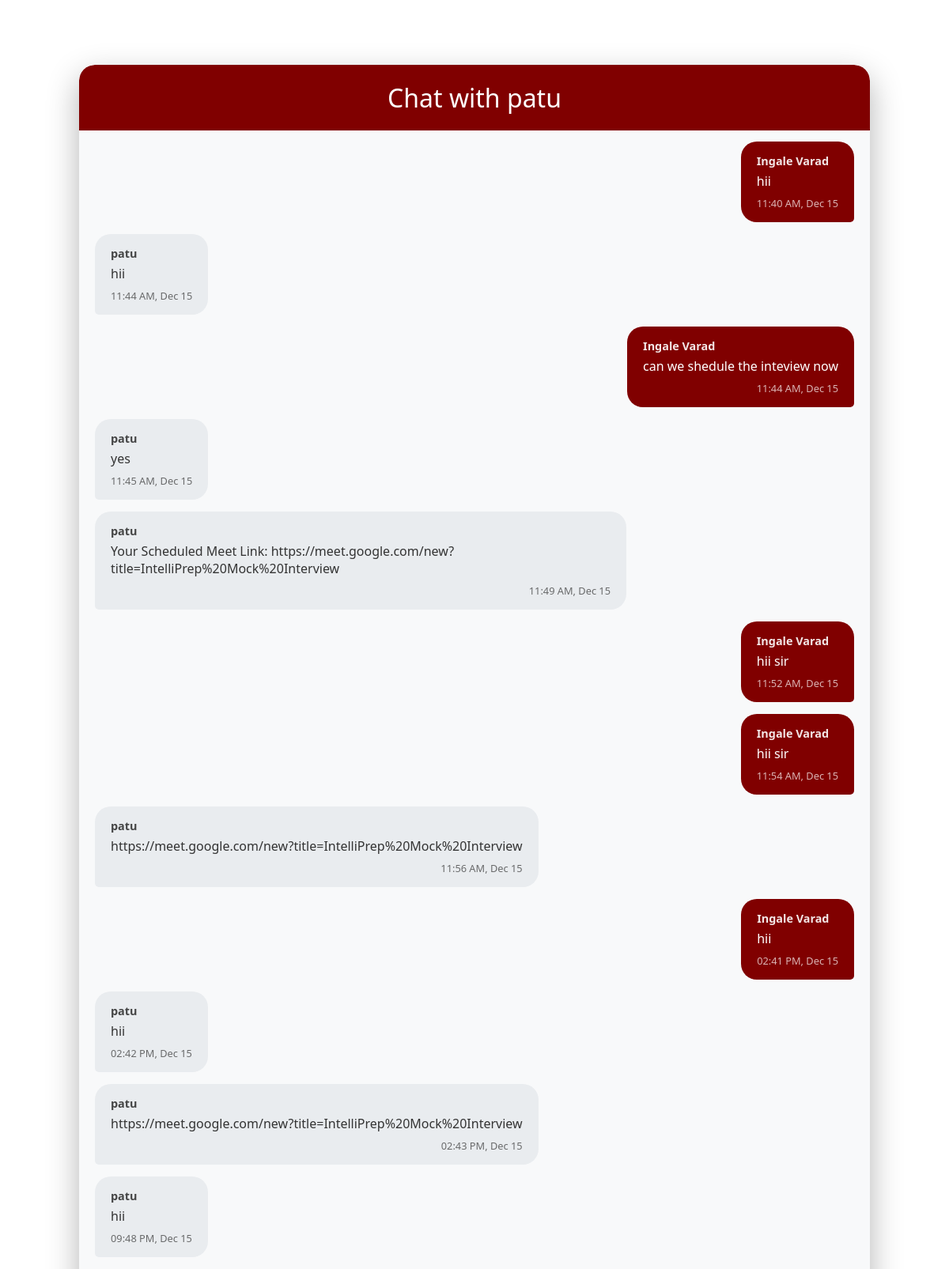
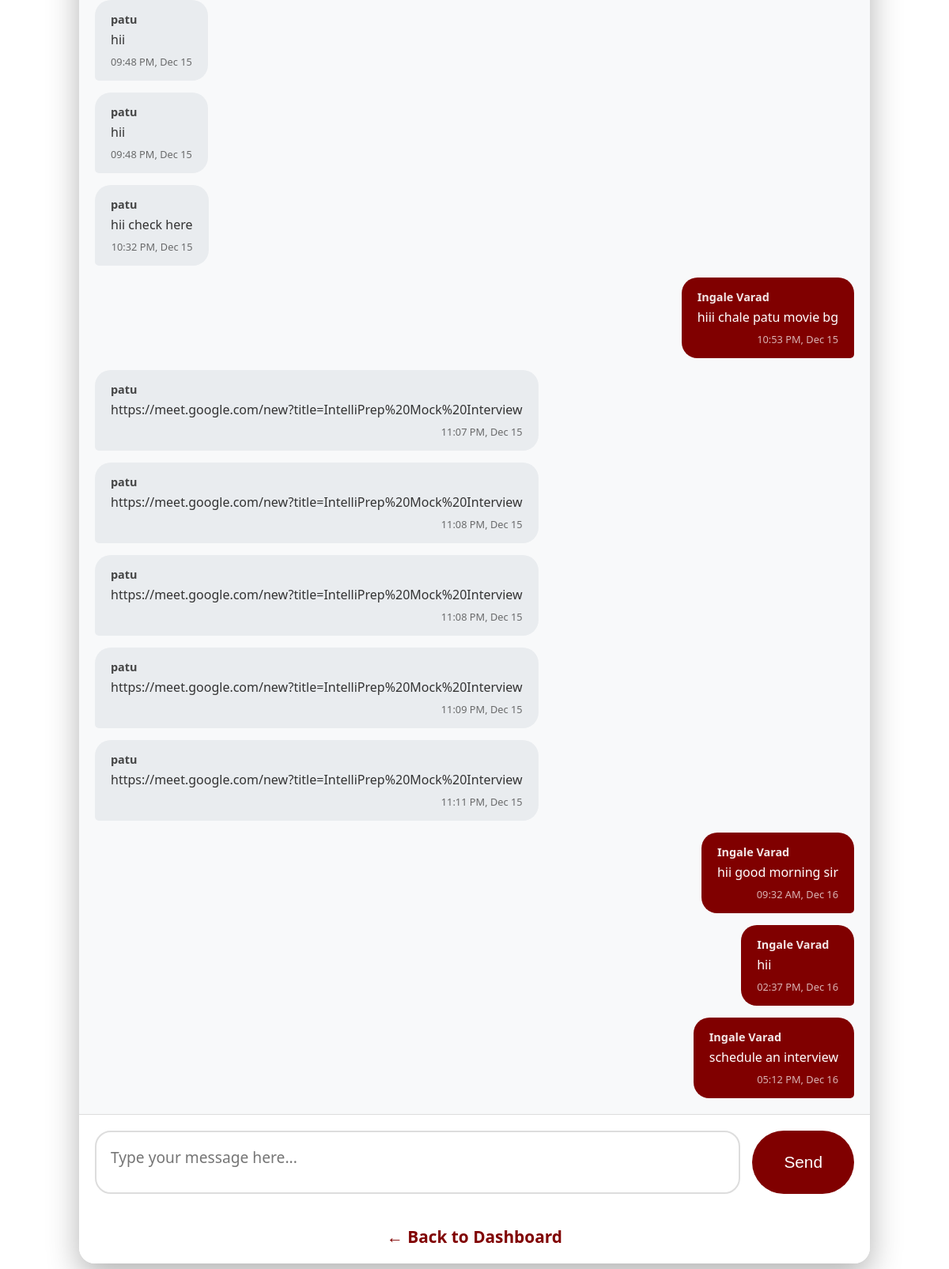
/chat/5/ (signed in), run on the app's committed database (2 pictures, top to bottom).
### question_gen/models.py (models this page shows, shortened)
class User(AbstractUser):
    USER_TYPE_CHOICES = (
        ('student', 'Student'),
        ('interviewer', 'Interviewer'),
        ('admin', 'Admin'),
    )
    user_type = models.CharField(
        max_length=20,
        choices=USER_TYPE_CHOICES,
        default='student'
    )
    package = models.CharField(max_length=50, blank=True, null=True)
    company = models.CharField(max_length=100, blank=True, null=True)
    role = models.CharField(max_length=100, blank=True, null=True)
    skills = models.CharField(max_length=200, blank=True, null=True)  # Added skills field
    bio = models.TextField(blank=True, null=True)
    profile_image = models.URLField( max_length=500,blank=True, null=True)
    class Meta:
        verbose_name = 'User'
        verbose_name_plural = 'Users'

class ChatMessage(models.Model):
    sender = models.ForeignKey(User, on_delete=models.CASCADE, related_name='sent_messages')
    receiver = models.ForeignKey(User, on_delete=models.CASCADE, related_name='received_messages')
    message = models.TextField()
    timestamp = models.DateTimeField(default=timezone.now)
    is_read = models.BooleanField(default=False)
    class Meta:
        ordering = ['timestamp']

### question_gen/views.py (the view, shortened to what this page needs)
# urls.py: path('chat/<int:user_id>/', views.chat_view, name='chat'),
@login_required
def chat_view(request, user_id):
    other_user = get_object_or_404(User, id=user_id)
    if not (
        (request.user.user_type == 'student' and other_user.user_type == 'interviewer') or
        (request.user.user_type == 'interviewer' and other_user.user_type == 'student')
    ):
        messages.error(request, "You can only chat with mentors/students.")
        return redirect('landing')
    chat_history = ChatMessage.objects.filter(
        models.Q(sender=request.user, receiver=other_user) |
        models.Q(sender=other_user, receiver=request.user)
    ).order_by('timestamp')
    return render(request, 'question_gen/chat.html', {
        'other_user': other_user,
        'messages': chat_history
    })

### question_gen/templates/question_gen/chat.html (shortened to what this page needs)
<!DOCTYPE html>
<html lang="en">
<head>
    <link rel="stylesheet" href="https://cdnjs.cloudflare.com/ajax/libs/font-awesome/6.4.0/css/all.min.css" />
</head>
<body>
    <div class="container">
        <div class="header">
            Chat with {{ other_user.username }}
        </div>
        <div class="chat-box" id="chatBox">
            {% for msg in messages %}
                <div class="message {% if msg.sender == request.user %}sent{% else %}received{% endif %}">
                    <strong>{{ msg.sender.username }}</strong>
                    <div>{{ msg.message }}</div>
                    <div class="timestamp">
                        {{ msg.timestamp|date:"h:i A, M d" }}
                    </div>
                </div>
            {% endfor %}
        </div>
        <form method="post" class="input-area">
            <textarea name="message" placeholder="Type your message here..." required></textarea>
            <button type="submit">Send</button>
        </form>
        <div class="back-btn">
            <a href="{% url 'landing' %}">← Back to Dashboard</a>
        </div>
    </div>
</body>
</html>

### question_gen/templates/question_gen/chat.html (style rules this page uses)
* { margin: 0; padding: 0; box-sizing: border-box; }
body { font-family: 'Segoe UI', Arial, sans-serif; background: white; height: 100vh; display: flex; justify-content: center; align-items: center; margin: 0; }
.container { width: 100%; max-width: 1000px; height: 95vh; background: rgba(255, 255, 255, 0.95); border-radius: 20px; box-shadow: 0 15px 40px rgba(0, 0, 0, 0.3); display: flex; flex-direction: column; overflow: hidden; backdrop-filter: blur(10px); }
.header { background: #800000; color: white; padding: 20px; text-align: center; font-size: 2em; border-radius: 20px 20px 0 0; }
.chat-box { flex: 1; overflow-y: auto; padding: 20px; background: #f8f9fa; display: flex; flex-direction: column; gap: 15px; }
.message { max-width: 70%; padding: 15px 20px; border-radius: 20px; word-wrap: break-word; align-self: flex-start; position: relative; }
.sent { background: #800000; color: white; align-self: flex-end; border-bottom-right-radius: 5px; }
.received { background: #e9ecef; color: #333; align-self: flex-start; border-bottom-left-radius: 5px; }
.message strong { display: block; margin-bottom: 5px; font-size: 0.9em; opacity: 0.9; }
.timestamp { font-size: 0.8em; opacity: 0.7; margin-top: 8px; text-align: right; }
.input-area { display: flex; padding: 20px; background: white; border-top: 1px solid #ddd; gap: 15px; }
textarea { flex: 1; padding: 18px; border: 2px solid #ddd; border-radius: 20px; font-size: 1.2em; resize: none; height: 80px; font-family: inherit; }
button { padding: 18px 40px; background: #800000; color: white; border: none; border-radius: 50px; cursor: pointer; font-size: 1.3em; transition: all 0.3s; }
.back-btn { text-align: center; margin: 20px 0; }
.back-btn a { color: #800000; text-decoration: none; font-size: 1.3em; font-weight: bold; }

### data on the page
User: username "patu"
ChatMessage: sender.username "Ingale Varad", message "hii", timestamp "11:40 AM, Dec 15"
ChatMessage: sender.username "patu", message "hii", timestamp "11:44 AM, Dec 15"
ChatMessage: sender.username "Ingale Varad", message "can we shedule the inteview now", timestamp "11:44 AM, Dec 15"
ChatMessage: sender.username "patu", message "yes", timestamp "11:45 AM, Dec 15"
ChatMessage: sender.username "patu", message "Your Scheduled Meet Link: https://meet.google.com/new?title=IntelliPrep%20Mock%20Interview", timestamp "11:49 AM, Dec 15"
ChatMessage: sender.username "Ingale Varad", message "hii sir", timestamp "11:52 AM, Dec 15"
ChatMessage: sender.username "Ingale Varad", message "hii sir", timestamp "11:54 AM, Dec 15"
ChatMessage: sender.username "patu", message "https://meet.google.com/new?title=IntelliPrep%20Mock%20Interview", timestamp "11:56 AM, Dec 15"
ChatMessage: sender.username "Ingale Varad", message "hii", timestamp "02:41 PM, Dec 15"
ChatMessage: sender.username "patu", message "hii", timestamp "02:42 PM, Dec 15"
ChatMessage: sender.username "patu", message "https://meet.google.com/new?title=IntelliPrep%20Mock%20Interview", timestamp "02:43 PM, Dec 15"
ChatMessage: sender.username "patu", message "hii", timestamp "09:48 PM, Dec 15"
ChatMessage: sender.username "patu", message "hii", timestamp "09:48 PM, Dec 15"
ChatMessage: sender.username "patu", message "hii", timestamp "09:48 PM, Dec 15"
ChatMessage: sender.username "patu", message "hii check here", timestamp "10:32 PM, Dec 15"
ChatMessage: sender.username "Ingale Varad", message "hiii chale patu movie bg", timestamp "10:53 PM, Dec 15"
ChatMessage: sender.username "patu", message "https://meet.google.com/new?title=IntelliPrep%20Mock%20Interview", timestamp "11:07 PM, Dec 15"
ChatMessage: sender.username "patu", message "https://meet.google.com/new?title=IntelliPrep%20Mock%20Interview", timestamp "11:08 PM, Dec 15"
ChatMessage: sender.username "patu", message "https://meet.google.com/new?title=IntelliPrep%20Mock%20Interview", timestamp "11:08 PM, Dec 15"
ChatMessage: sender.username "patu", message "https://meet.google.com/new?title=IntelliPrep%20Mock%20Interview", timestamp "11:09 PM, Dec 15"
ChatMessage: sender.username "patu", message "https://meet.google.com/new?title=IntelliPrep%20Mock%20Interview", timestamp "11:11 PM, Dec 15"
ChatMessage: sender.username "Ingale Varad", message "hii good morning sir", timestamp "09:32 AM, Dec 16"
ChatMessage: sender.username "Ingale Varad", message "hii", timestamp "02:37 PM, Dec 16"
ChatMessage: sender.username "Ingale Varad", message "schedule an interview", timestamp "05:12 PM, Dec 16"
